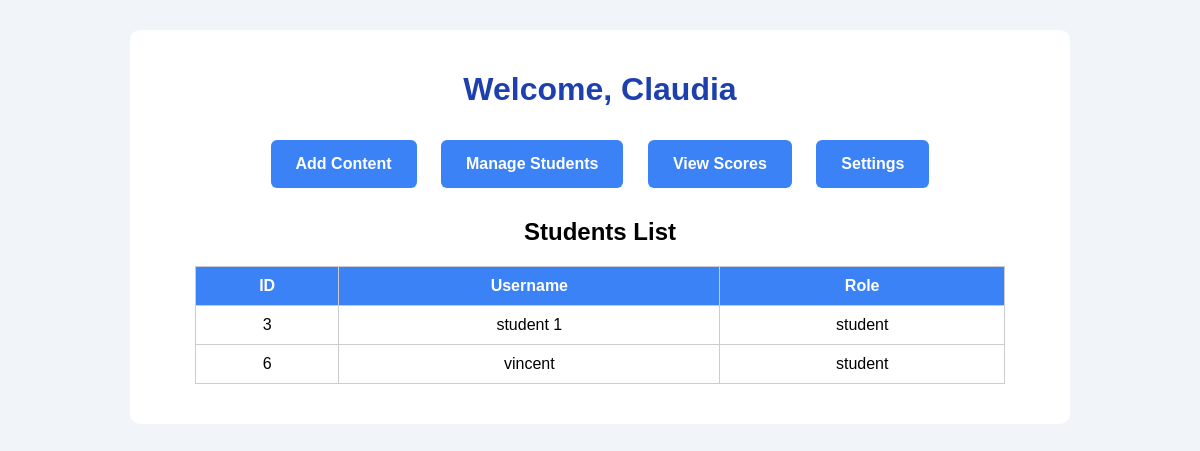
Page /teacher_dashboard.php on the committed database.
### tables this page shows
CREATE TABLE `users` (
  `id` int(11) NOT NULL,
  `username` varchar(50) DEFAULT NULL,
  `password` varchar(255) DEFAULT NULL,
  `role` varchar(20) DEFAULT NULL
);

### teacher_dashboard.php (the view, shortened to what this page needs)
<?php
$host = "localhost";
$dbuser = "root";
$dbpass = "";
$dbname = "english_portal";
$conn = new mysqli($host, $dbuser, $dbpass, $dbname);
$sql = "SELECT * FROM users WHERE role='student'";
$result = $conn->query($sql);
?>
<!DOCTYPE html>
<html lang="en">
<head>
</head>
<body>
    <div class="container">
        <h1>Welcome, <?php echo $_SESSION['username']; ?></h1>
        <a href="addcontent.php" class="btn">Add Content</a>
        <a href="managestudents.php" class="btn">Manage Students</a>
        <a href="viewscores.php" class="btn">View Scores</a>
        <a href="settings.php" class="btn">Settings</a>
        <h2>Students List</h2>
        <table>
            <tr>
                <th>ID</th>
                <th>Username</th>
                <th>Role</th>
            </tr>
            <?php
            if ($result->num_rows > 0) {
                while($row = $result->fetch_assoc()) {
                    echo "<tr>";
                    echo "<td>".$row['id']."</td>";
                    echo "<td>".$row['username']."</td>";
                    echo "<td>".$row['role']."</td>";
                    echo "</tr>";
                }
            } else {
                echo "<tr><td colspan='3'>No students found</td></tr>";
            }
            ?>
        </table>
    </div>
</body>
</html>

### teacher_dashboard.php (style rules this page uses)
body { font-family: Arial; background: #f1f5f9; text-align: center; }
.container { max-width: 900px; margin: 30px auto; padding: 20px; background: white; border-radius: 10px; }
h1 { color: #1e40af; }
.btn { display: inline-block; margin: 10px; padding: 15px 25px; background: #3b82f6; color: white; text-decoration: none; border-radius: 6px; font-weight: bold; }
table { margin: 20px auto; border-collapse: collapse; width: 90%; }
th, td { border: 1px solid #ccc; padding: 10px; text-align: center; }
th { background-color: #3b82f6; color: white; }

### rows in the picture
users: id "3", username "student 1", role "student"
users: id "6", username "vincent", role "student"

### other values in the picture
$_SESSION['username'] "Claudia"
